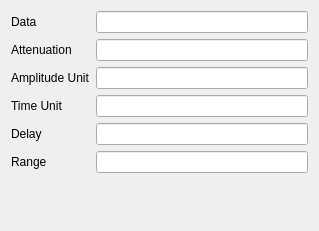
<?xml version="1.0" encoding="UTF-8"?>
<ui version="4.0">
 <class>sf::BscanPropertyPage</class>
 <widget class="sf::PropertyPage" name="sf::BscanPropertyPage">
  <property name="geometry">
   <rect>
    <x>0</x>
    <y>0</y>
    <width>319</width>
    <height>231</height>
   </rect>
  </property>
  <property name="windowTitle">
   <string>BscanPropertyPage</string>
  </property>
  <layout class="QFormLayout" name="formLayout_2">
   <item row="0" column="0">
    <widget class="QLabel" name="lblData">
     <property name="toolTip">
      <string>Id for the copy data used for the graph.</string>
     </property>
     <property name="statusTip">
      <string>Id of the variable.</string>
     </property>
     <property name="text">
      <string>Data</string>
     </property>
     <property name="buddy">
      <cstring>iieIdData</cstring>
     </property>
    </widget>
   </item>
   <item row="0" column="1">
    <widget class="sf::InformationIdEdit" name="iieIdData">
     <property name="minimumSize">
      <size>
       <width>100</width>
       <height>0</height>
      </size>
     </property>
     <property name="alignment">
      <set>Qt::AlignRight|Qt::AlignTrailing|Qt::AlignVCenter</set>
     </property>
     <property name="typeId">
      <enum>sf::Gii::ResultData</enum>
     </property>
    </widget>
   </item>
   <item row="1" column="0">
    <widget class="QLabel" name="lblAttenuation">
     <property name="toolTip">
      <string>Id for the index data used for the graph.</string>
     </property>
     <property name="statusTip">
      <string>Control cannot be used to change the value.</string>
     </property>
     <property name="text">
      <string>Attenuation</string>
     </property>
    </widget>
   </item>
   <item row="1" column="1">
    <widget class="sf::InformationIdEdit" name="iieIdAttenuation">
     <property name="minimumSize">
      <size>
       <width>100</width>
       <height>0</height>
      </size>
     </property>
     <property name="alignment">
      <set>Qt::AlignRight|Qt::AlignTrailing|Qt::AlignVCenter</set>
     </property>
     <property name="typeId">
      <enum>sf::Gii::Variable</enum>
     </property>
    </widget>
   </item>
   <item row="2" column="0">
    <widget class="QLabel" name="lblAmplitude">
     <property name="toolTip">
      <string>Id for the amplitude unit used in the graph.</string>
     </property>
     <property name="statusTip">
      <string>Show the converted unit.</string>
     </property>
     <property name="text">
      <string>Amplitude Unit</string>
     </property>
    </widget>
   </item>
   <item row="2" column="1">
    <widget class="sf::InformationIdEdit" name="iieIdAmplitudeUnit">
     <property name="minimumSize">
      <size>
       <width>100</width>
       <height>0</height>
      </size>
     </property>
     <property name="toolTip">
      <string>Id for the time unit used in the graph.</string>
     </property>
     <property name="alignment">
      <set>Qt::AlignRight|Qt::AlignTrailing|Qt::AlignVCenter</set>
     </property>
    </widget>
   </item>
   <item row="3" column="0">
    <widget class="QLabel" name="lblTimeUnit">
     <property name="toolTip">
      <string>Id for the time unit used in the graph.</string>
     </property>
     <property name="statusTip">
      <string>Show the converted unit.</string>
     </property>
     <property name="text">
      <string>Time Unit</string>
     </property>
    </widget>
   </item>
   <item row="3" column="1">
    <widget class="sf::InformationIdEdit" name="iieIdTimeUnit">
     <property name="minimumSize">
      <size>
       <width>100</width>
       <height>0</height>
      </size>
     </property>
     <property name="alignment">
      <set>Qt::AlignRight|Qt::AlignTrailing|Qt::AlignVCenter</set>
     </property>
    </widget>
   </item>
   <item row="4" column="1">
    <widget class="sf::InformationIdEdit" name="iieIdDelay">
     <property name="minimumSize">
      <size>
       <width>100</width>
       <height>0</height>
      </size>
     </property>
     <property name="alignment">
      <set>Qt::AlignRight|Qt::AlignTrailing|Qt::AlignVCenter</set>
     </property>
    </widget>
   </item>
   <item row="4" column="0">
    <widget class="QLabel" name="lblDelay">
     <property name="toolTip">
      <string>Id for the time delay used in the graph.</string>
     </property>
     <property name="statusTip">
      <string>Show the converted unit.</string>
     </property>
     <property name="text">
      <string>Delay</string>
     </property>
    </widget>
   </item>
   <item row="5" column="0">
    <widget class="QLabel" name="lblRange">
     <property name="toolTip">
      <string>Id for the time range used in the graph.</string>
     </property>
     <property name="statusTip">
      <string>Show the converted unit.</string>
     </property>
     <property name="text">
      <string>Range</string>
     </property>
    </widget>
   </item>
   <item row="5" column="1">
    <widget class="sf::InformationIdEdit" name="iieIdRange">
     <property name="minimumSize">
      <size>
       <width>100</width>
       <height>0</height>
      </size>
     </property>
     <property name="alignment">
      <set>Qt::AlignRight|Qt::AlignTrailing|Qt::AlignVCenter</set>
     </property>
    </widget>
   </item>
  </layout>
 </widget>
 <customwidgets>
  <customwidget>
   <class>sf::InformationIdEdit</class>
   <extends>QLineEdit</extends>
   <header>gii/qt/InformationIdEdit.h</header>
  </customwidget>
  <customwidget>
   <class>sf::PropertyPage</class>
   <extends>QWidget</extends>
   <header>misc/qt/PropertyPage.h</header>
   <container>1</container>
  </customwidget>
 </customwidgets>
 <resources/>
 <connections/>
</ui>
